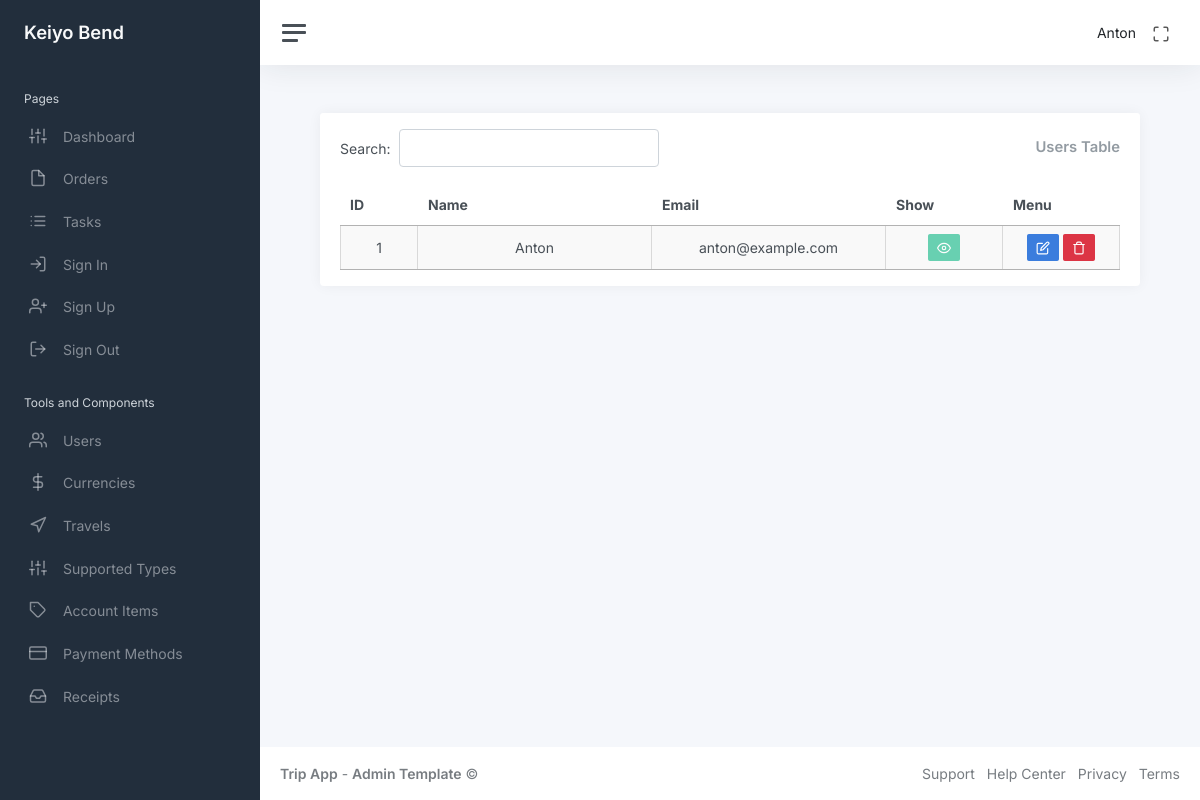
Page /admin_table (signed in) on the committed database.
### app/auth/models/user.py (models this page shows, shortened)
class User(UserMixin, db.Model):
    id: so.Mapped[int] = so.mapped_column(primary_key=True)
    name: so.Mapped[str] = so.mapped_column(sa.String(64), index=True, default=None)
    email: so.Mapped[str] = so.mapped_column(sa.String(120), index=True, unique=True)
    password_hash: so.Mapped[Optional[str]] = so.mapped_column(sa.String(256))
    admin: so.Mapped[bool] = so.mapped_column(sa.Boolean(), default=False)
    is_show: so.Mapped[bool] = so.mapped_column(sa.Boolean(), default=True)
    orders_rel = db.relationship("Order", back_populates="user", cascade="all, delete-orphan")

### app/admin/routes/users/admin_table.py (the view)
@bp.route("/admin_table", methods=["GET", "POST"])
@login_required
def admin_table():
    users = db.session.scalars(sa.select(User)).all()
    return render_template("admin/admin_table.html", title="Admin Table", users=users)

### app/auth/models/user.py (called while the page is built)
@login.user_loader
def load_user(id):
    return db.session.get(User, int(id))

### app/admin/templates/admin/admin_table.html (shortened to what this page needs)
<!DOCTYPE html>
{% extends "main/base.html" %}
{% block content %}
<div class="container-fluid p-0">
    <div class="row">
        <div class="col-md-12 ms-sm-auto col-lg-12 px-md-4">
            <div class="card flex-fill">
                <div class="card-header py-3">
                    <div class="d-flex justify-content-between align-items-center">
                        <div id="datatableSearch"></div>
                        <h3 class="card-title mb-0">Users Table</h3>
                    </div>
                </div>
                <div class="card-body py-0 mb-3">
                    <table class="display cell-border" style="width: 100%" id="adminTable">
                        <thead>
                            <tr style="text-align: center;">
                                <th class="col-id">ID</th>
                                <th class="col-realname">Name</th>
                                <th class="col-username">Email</th>
                                <th class="col-show">Show</th>
                                <th class="col-menu">Menu</th>
                            </tr>
                        </thead>
                        <tbody>
                            {% for user in users %}
                            <tr data-id="{{ user.id }}" class="text-center">
                                <td>{{user.id}}</td>
                                <td class="view-mode username-cell">{{user.name}}</td>
                                <td class="view-mode">{{user.email}}</td>
                                <td class="view-mode">
                                    <button
                                        class="btn btn-sm btn-show-users {{ 'btn-success' if user.is_show else 'btn-danger' }}"
                                        disabled>
                                        {% if user.is_show %}
                                        <i class="align-middle" data-feather="eye"></i>
                                        {% else %}
                                        <i class="align-middle" data-feather="eye-off"></i>
                                        {% endif %}
                                    </button>
                                </td>
                                <td>
                                    <button title="edit" class="btn btn-primary btn-sm btn-edit"><i class="align-middle"
                                            data-feather="edit"></i></button>
                                    <button class="btn btn-danger btn-sm btn-delete"><i class="align-middle"
                                            data-feather="trash"></i></button>
                                </td>
                            </tr>
                            {% endfor %}
                        </tbody>
                    </table>
                </div>
            </div>
        </div>
    </div>
</div>
{% endblock %}

### app/main/templates/main/navbar.html (shortened to what this page needs)
<!DOCTYPE html>
<nav class="navbar navbar-expand navbar-light navbar-bg">
    <a class="sidebar-toggle js-sidebar-toggle">
        <i class="hamburger align-self-center"></i>
    </a>
    <div class="navbar-collapse collapse">
        <ul class="navbar-nav navbar-align">
            <li class="nav-item dropdown">
                <a class="nav-link d-none d-sm-inline-block">
                    <span class="text-dark">{{ current_user.name }}</span>
                </a>
            </li>
            <li class="nav-item">
                <a id="fullscreenButton" class="nav-link d-none d-sm-inline-block">
                    <i class="align-middle" data-feather="maximize"></i>
                </a>
            </li>
        </ul>
    </div>
</nav>

### app/admin/static/css/admin_table_style.css (style rules this page uses)
.col-id { width: 10%; }
.col-username { width: 30%; }
.col-realname { width: 30%; }
.col-show { width: 15%; }
.col-menu { width: 15%; }
.text-center { display: flex; justify-content: center; align-items: center; }

### rows in the picture
User: name "Anton", id "1", email "anton@example.com", is_show True (drawn)
